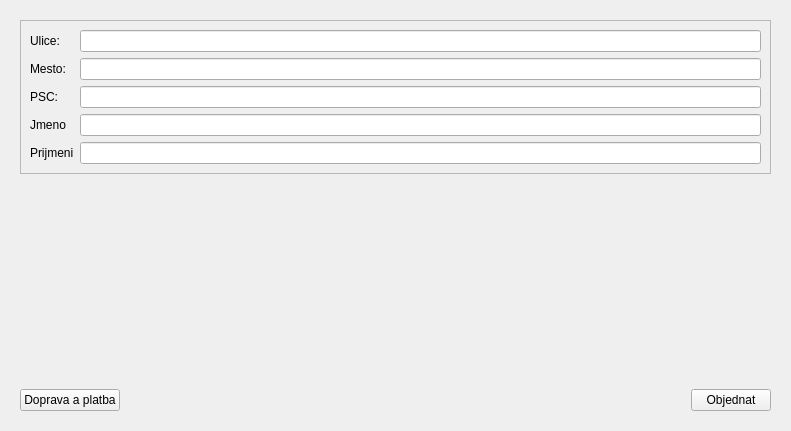
<?xml version="1.0" encoding="UTF-8"?>
<ui version="4.0">
 <class>shoppingCart</class>
 <widget class="QWidget" name="shoppingCart">
  <property name="geometry">
   <rect>
    <x>0</x>
    <y>0</y>
    <width>791</width>
    <height>431</height>
   </rect>
  </property>
  <property name="windowTitle">
   <string>Form</string>
  </property>
  <layout class="QVBoxLayout" name="verticalLayout">
   <item>
    <widget class="QStackedWidget" name="stackedWidget">
     <property name="currentIndex">
      <number>2</number>
     </property>
     <widget class="QWidget" name="page">
      <layout class="QVBoxLayout" name="verticalLayout_2">
       <item>
        <widget class="QLabel" name="label">
         <property name="text">
          <string>Nakupni kosik:</string>
         </property>
        </widget>
       </item>
       <item>
        <widget class="QListView" name="shoppingCartView"/>
       </item>
       <item>
        <layout class="QHBoxLayout" name="horizontalLayout">
         <item>
          <widget class="QPushButton" name="mainPageButton">
           <property name="cursor">
            <cursorShape>PointingHandCursor</cursorShape>
           </property>
           <property name="text">
            <string>Hlavni stranka</string>
           </property>
          </widget>
         </item>
         <item>
          <spacer name="horizontalSpacer">
           <property name="orientation">
            <enum>Qt::Horizontal</enum>
           </property>
           <property name="sizeHint" stdset="0">
            <size>
             <width>40</width>
             <height>20</height>
            </size>
           </property>
          </spacer>
         </item>
         <item>
          <widget class="QPushButton" name="shippmentButton">
           <property name="cursor">
            <cursorShape>PointingHandCursor</cursorShape>
           </property>
           <property name="text">
            <string>Doprava a platba</string>
           </property>
          </widget>
         </item>
        </layout>
       </item>
      </layout>
     </widget>
     <widget class="QWidget" name="page_2">
      <layout class="QVBoxLayout" name="verticalLayout_3">
       <item>
        <layout class="QHBoxLayout" name="horizontalLayout_4">
         <item>
          <widget class="QFrame" name="shipmentFrame">
           <property name="frameShape">
            <enum>QFrame::StyledPanel</enum>
           </property>
           <property name="frameShadow">
            <enum>QFrame::Raised</enum>
           </property>
           <layout class="QFormLayout" name="formLayout_3">
            <item row="0" column="0">
             <widget class="QLabel" name="label_3">
              <property name="text">
               <string>Doprava:</string>
              </property>
             </widget>
            </item>
            <item row="1" column="0">
             <widget class="QCheckBox" name="postBox">
              <property name="text">
               <string>Posta Cena: 150</string>
              </property>
             </widget>
            </item>
            <item row="2" column="0">
             <widget class="QCheckBox" name="riksaBox">
              <property name="text">
               <string>Riksa Cena: 100</string>
              </property>
             </widget>
            </item>
            <item row="3" column="0">
             <widget class="QCheckBox" name="donkeyBox">
              <property name="text">
               <string>Osel Cena: 90</string>
              </property>
             </widget>
            </item>
            <item row="4" column="0">
             <widget class="QCheckBox" name="myselfBox">
              <property name="text">
               <string>Ja si to odnesu sam Cena: 80</string>
              </property>
             </widget>
            </item>
            <item row="5" column="0">
             <widget class="QCheckBox" name="shipBox">
              <property name="text">
               <string>Piratskou lodi az domu Cena: 70</string>
              </property>
             </widget>
            </item>
            <item row="6" column="0">
             <widget class="QCheckBox" name="submarineBox">
              <property name="text">
               <string>Ponorkou vnitrostatne Cena: 60</string>
              </property>
             </widget>
            </item>
            <item row="7" column="0">
             <widget class="QCheckBox" name="droneBox">
              <property name="text">
               <string>Dronem z lega Cena: 50</string>
              </property>
             </widget>
            </item>
            <item row="8" column="0">
             <widget class="QCheckBox" name="bottleBox">
              <property name="text">
               <string>Poslu v lahvy ze sve piratske lodi Cena: 40</string>
              </property>
             </widget>
            </item>
           </layout>
          </widget>
         </item>
         <item>
          <widget class="QFrame" name="paymentFrame">
           <property name="frameShape">
            <enum>QFrame::StyledPanel</enum>
           </property>
           <property name="frameShadow">
            <enum>QFrame::Raised</enum>
           </property>
           <layout class="QFormLayout" name="formLayout_2">
            <item row="0" column="0">
             <widget class="QLabel" name="label_2">
              <property name="text">
               <string>Platba:</string>
              </property>
             </widget>
            </item>
            <item row="1" column="0">
             <widget class="QCheckBox" name="moneyBox">
              <property name="text">
               <string>Daruji penize</string>
              </property>
             </widget>
            </item>
            <item row="2" column="0">
             <widget class="QCheckBox" name="cardBox">
              <property name="text">
               <string>Daruji kartu</string>
              </property>
             </widget>
            </item>
            <item row="3" column="0">
             <widget class="QCheckBox" name="execBox">
              <property name="text">
               <string>Exekuce majetku</string>
              </property>
             </widget>
            </item>
            <item row="4" column="0">
             <widget class="QCheckBox" name="prisonBox">
              <property name="text">
               <string>Odsedim si to v lochu!</string>
              </property>
             </widget>
            </item>
            <item row="5" column="0">
             <widget class="QCheckBox" name="simBankBox">
              <property name="text">
               <string>Uver na SimBance</string>
              </property>
             </widget>
            </item>
            <item row="6" column="0">
             <widget class="QCheckBox" name="simCountBox">
              <property name="text">
               <string>SimCoin (sance na slevu)</string>
              </property>
             </widget>
            </item>
            <item row="7" column="0">
             <widget class="QCheckBox" name="daughterBox">
              <property name="text">
               <string>Daruji dceru pro dobrou vec</string>
              </property>
             </widget>
            </item>
           </layout>
          </widget>
         </item>
        </layout>
       </item>
       <item>
        <spacer name="verticalSpacer">
         <property name="orientation">
          <enum>Qt::Vertical</enum>
         </property>
         <property name="sizeHint" stdset="0">
          <size>
           <width>20</width>
           <height>40</height>
          </size>
         </property>
        </spacer>
       </item>
       <item>
        <layout class="QHBoxLayout" name="horizontalLayout_2">
         <item>
          <widget class="QPushButton" name="shoppingCartButton">
           <property name="cursor">
            <cursorShape>PointingHandCursor</cursorShape>
           </property>
           <property name="text">
            <string>Nakupni kosik</string>
           </property>
          </widget>
         </item>
         <item>
          <spacer name="horizontalSpacer_2">
           <property name="orientation">
            <enum>Qt::Horizontal</enum>
           </property>
           <property name="sizeHint" stdset="0">
            <size>
             <width>40</width>
             <height>20</height>
            </size>
           </property>
          </spacer>
         </item>
         <item>
          <widget class="QPushButton" name="customerInfoButton">
           <property name="cursor">
            <cursorShape>PointingHandCursor</cursorShape>
           </property>
           <property name="text">
            <string>Dodaci informace</string>
           </property>
          </widget>
         </item>
        </layout>
       </item>
      </layout>
     </widget>
     <widget class="QWidget" name="page_3">
      <layout class="QVBoxLayout" name="verticalLayout_4">
       <item>
        <widget class="QFrame" name="custInfoFrame">
         <property name="frameShape">
          <enum>QFrame::StyledPanel</enum>
         </property>
         <property name="frameShadow">
          <enum>QFrame::Raised</enum>
         </property>
         <layout class="QFormLayout" name="formLayout">
          <item row="0" column="0">
           <widget class="QLabel" name="label_4">
            <property name="text">
             <string>Ulice:</string>
            </property>
           </widget>
          </item>
          <item row="0" column="1">
           <widget class="QLineEdit" name="lineEdit"/>
          </item>
          <item row="1" column="0">
           <widget class="QLabel" name="label_5">
            <property name="text">
             <string>Mesto:</string>
            </property>
           </widget>
          </item>
          <item row="1" column="1">
           <widget class="QLineEdit" name="lineEdit_2"/>
          </item>
          <item row="2" column="0">
           <widget class="QLabel" name="label_6">
            <property name="text">
             <string>PSC:</string>
            </property>
           </widget>
          </item>
          <item row="2" column="1">
           <widget class="QLineEdit" name="lineEdit_3"/>
          </item>
          <item row="3" column="0">
           <widget class="QLabel" name="label_7">
            <property name="text">
             <string>Jmeno</string>
            </property>
           </widget>
          </item>
          <item row="3" column="1">
           <widget class="QLineEdit" name="lineEdit_4"/>
          </item>
          <item row="4" column="0">
           <widget class="QLabel" name="label_8">
            <property name="text">
             <string>Prijmeni</string>
            </property>
           </widget>
          </item>
          <item row="4" column="1">
           <widget class="QLineEdit" name="lineEdit_5"/>
          </item>
         </layout>
        </widget>
       </item>
       <item>
        <spacer name="verticalSpacer_2">
         <property name="orientation">
          <enum>Qt::Vertical</enum>
         </property>
         <property name="sizeHint" stdset="0">
          <size>
           <width>20</width>
           <height>40</height>
          </size>
         </property>
        </spacer>
       </item>
       <item>
        <layout class="QHBoxLayout" name="horizontalLayout_5">
         <item>
          <widget class="QPushButton" name="payAndShipButton">
           <property name="cursor">
            <cursorShape>PointingHandCursor</cursorShape>
           </property>
           <property name="text">
            <string>Doprava a platba</string>
           </property>
          </widget>
         </item>
         <item>
          <spacer name="horizontalSpacer_3">
           <property name="orientation">
            <enum>Qt::Horizontal</enum>
           </property>
           <property name="sizeHint" stdset="0">
            <size>
             <width>40</width>
             <height>20</height>
            </size>
           </property>
          </spacer>
         </item>
         <item>
          <widget class="QPushButton" name="submitButton">
           <property name="cursor">
            <cursorShape>PointingHandCursor</cursorShape>
           </property>
           <property name="text">
            <string>Objednat</string>
           </property>
          </widget>
         </item>
        </layout>
       </item>
      </layout>
     </widget>
     <widget class="QWidget" name="page_4">
      <layout class="QVBoxLayout" name="verticalLayout_5">
       <item>
        <layout class="QVBoxLayout" name="onItsWayLayout">
         <item alignment="Qt::AlignHCenter">
          <widget class="QLabel" name="smilePicture">
           <property name="text">
            <string/>
           </property>
           <property name="pixmap">
            <pixmap resource="imagesResource.qrc">:/images/images/smileSmall.png</pixmap>
           </property>
          </widget>
         </item>
         <item alignment="Qt::AlignHCenter">
          <widget class="QLabel" name="onItsWayLabel">
           <property name="text">
            <string>Objednano!</string>
           </property>
          </widget>
         </item>
         <item alignment="Qt::AlignHCenter">
          <widget class="QLabel" name="priceLabel">
           <property name="text">
            <string>TextLabel</string>
           </property>
          </widget>
         </item>
        </layout>
       </item>
       <item>
        <spacer name="verticalSpacer_3">
         <property name="orientation">
          <enum>Qt::Vertical</enum>
         </property>
         <property name="sizeHint" stdset="0">
          <size>
           <width>20</width>
           <height>40</height>
          </size>
         </property>
        </spacer>
       </item>
       <item>
        <layout class="QHBoxLayout" name="horizontalLayout_6">
         <item>
          <widget class="QPushButton" name="mainOrderButton">
           <property name="cursor">
            <cursorShape>PointingHandCursor</cursorShape>
           </property>
           <property name="text">
            <string>Hlavni stranka</string>
           </property>
          </widget>
         </item>
         <item>
          <spacer name="horizontalSpacer_4">
           <property name="orientation">
            <enum>Qt::Horizontal</enum>
           </property>
           <property name="sizeHint" stdset="0">
            <size>
             <width>40</width>
             <height>20</height>
            </size>
           </property>
          </spacer>
         </item>
        </layout>
       </item>
      </layout>
     </widget>
    </widget>
   </item>
  </layout>
 </widget>
 <resources>
  <include location="imagesResource.qrc"/>
 </resources>
 <connections/>
</ui>
